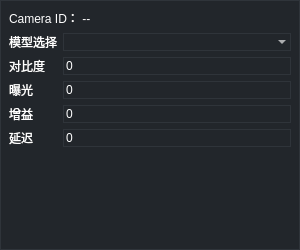
<?xml version="1.0" encoding="UTF-8"?>
<ui version="4.0">
 <class>camera_setting</class>
 <widget class="QWidget" name="camera_setting">
  <property name="geometry">
   <rect>
    <x>0</x>
    <y>0</y>
    <width>300</width>
    <height>250</height>
   </rect>
  </property>
  <property name="minimumSize">
   <size>
    <width>300</width>
    <height>250</height>
   </size>
  </property>
  <property name="windowTitle">
   <string>Form</string>
  </property>
  <property name="styleSheet">
   <string notr="true"/>
  </property>
  <layout class="QGridLayout" name="gridLayout">
   <property name="leftMargin">
    <number>0</number>
   </property>
   <property name="topMargin">
    <number>0</number>
   </property>
   <property name="rightMargin">
    <number>0</number>
   </property>
   <property name="bottomMargin">
    <number>0</number>
   </property>
   <property name="spacing">
    <number>0</number>
   </property>
   <item row="0" column="0">
    <widget class="QWidget" name="widget" native="true">
     <property name="styleSheet">
      <string notr="true">*{
font: 700 14pt &quot;Microsoft YaHei&quot;;
	color: rgb(255, 255, 255);
	border:1px solid #2F343A ;
	background-color: #22262B;
}</string>
     </property>
     <layout class="QGridLayout" name="gridLayout_3">
      <item row="1" column="0" rowspan="2" colspan="2">
       <layout class="QGridLayout" name="gridLayout_2" columnstretch="1,9">
        <item row="2" column="0">
         <widget class="QLabel" name="label_3">
          <property name="styleSheet">
           <string notr="true">border:0px;
background-color: rgba(255, 255, 255,0);</string>
          </property>
          <property name="text">
           <string>对比度</string>
          </property>
         </widget>
        </item>
        <item row="3" column="0">
         <widget class="QLabel" name="label_4">
          <property name="styleSheet">
           <string notr="true">border:0px;
background-color: rgba(255, 255, 255,0);</string>
          </property>
          <property name="text">
           <string>曝光</string>
          </property>
         </widget>
        </item>
        <item row="1" column="0">
         <widget class="QLabel" name="label_2">
          <property name="styleSheet">
           <string notr="true">border:0px;
background-color: rgba(255, 255, 255,0);</string>
          </property>
          <property name="text">
           <string>模型选择</string>
          </property>
         </widget>
        </item>
        <item row="2" column="1">
         <widget class="QSpinBox" name="spinBox">
          <property name="styleSheet">
           <string notr="true">border:1px solid #2F343A ;
background-color: rgba(255, 255, 255,0);</string>
          </property>
         </widget>
        </item>
        <item row="5" column="0">
         <widget class="QLabel" name="label_6">
          <property name="styleSheet">
           <string notr="true">border:0px;
background-color: rgba(255, 255, 255,0);</string>
          </property>
          <property name="text">
           <string>延迟</string>
          </property>
         </widget>
        </item>
        <item row="3" column="1">
         <widget class="QSpinBox" name="spinBox_2">
          <property name="styleSheet">
           <string notr="true">border:1px solid #2F343A ;
background-color: rgba(255, 255, 255,0);</string>
          </property>
         </widget>
        </item>
        <item row="4" column="0">
         <widget class="QLabel" name="label_5">
          <property name="styleSheet">
           <string notr="true">border:0px;
background-color: rgba(255, 255, 255,0);</string>
          </property>
          <property name="text">
           <string>增益</string>
          </property>
         </widget>
        </item>
        <item row="5" column="1">
         <widget class="QSpinBox" name="spinBox_4">
          <property name="styleSheet">
           <string notr="true">border:1px solid #2F343A ;
background-color: rgba(255, 255, 255,0);</string>
          </property>
         </widget>
        </item>
        <item row="4" column="1">
         <widget class="QSpinBox" name="spinBox_3">
          <property name="styleSheet">
           <string notr="true">border:1px solid #2F343A ;
background-color: rgba(255, 255, 255,0);</string>
          </property>
         </widget>
        </item>
        <item row="1" column="1">
         <widget class="QComboBox" name="comboBox">
          <property name="styleSheet">
           <string notr="true">border:1px solid #2F343A ;
background-color: rgba(255, 255, 255,0);</string>
          </property>
         </widget>
        </item>
       </layout>
      </item>
      <item row="0" column="0">
       <widget class="QLabel" name="id">
        <property name="maximumSize">
         <size>
          <width>16777215</width>
          <height>30</height>
         </size>
        </property>
        <property name="styleSheet">
         <string notr="true">border:0px;
background-color: rgba(255, 255, 255,0);</string>
        </property>
        <property name="text">
         <string>Camera ID： --</string>
        </property>
       </widget>
      </item>
      <item row="3" column="0">
       <spacer name="verticalSpacer">
        <property name="orientation">
         <enum>Qt::Vertical</enum>
        </property>
        <property name="sizeHint" stdset="0">
         <size>
          <width>20</width>
          <height>11</height>
         </size>
        </property>
       </spacer>
      </item>
     </layout>
    </widget>
   </item>
  </layout>
 </widget>
 <resources/>
 <connections/>
</ui>
